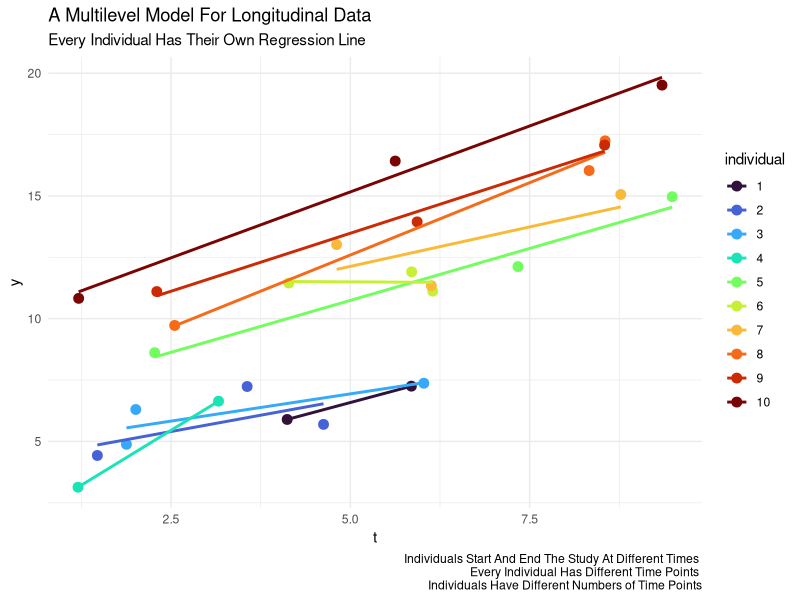
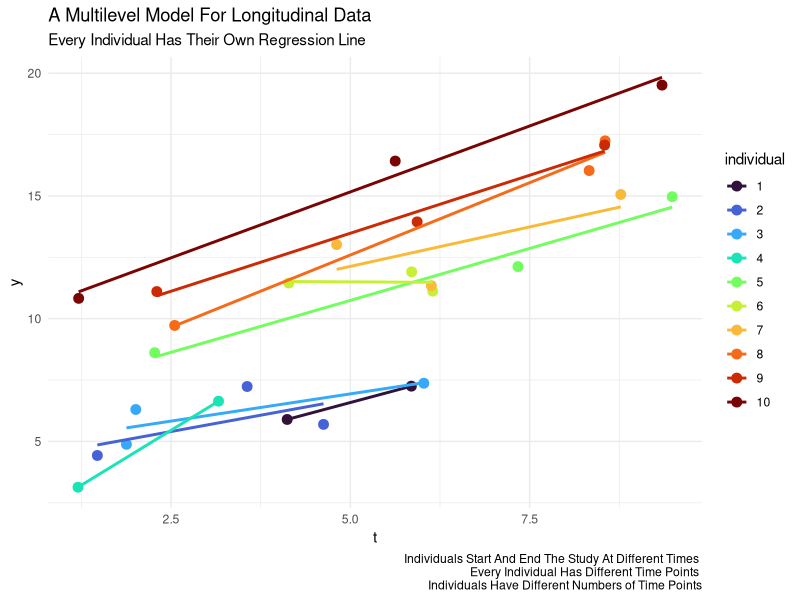

Recreate these plots in R, in order.
## ---- chunk 1
#| echo: false

set.seed(3846)

N <- 10 # individuals

N_t <- 3 # time points

id <- rep(seq(1, N), each = N_t)

t <- runif(N * N_t, min = 1, max = 10)

u0 <- id

e <- rnorm(N * N_t, 0, 1)

y <- t + u0 + e

mydata <- data.frame(id, t, y)

mydata$y[1] <- NA # wave missing

mydata$y[11] <- NA # wave missing

## ---- chunk 2
#| echo: false
#| warning: false
#| message: false
#| label: fig-MLM
#| fig-cap: "A Multilevel Model For Longitudinal Data"

library(ggplot2)

mycaption <- paste("Individuals Start And End The Study At Different Times", 
                   "\n",
                   "Every Individual Has Different Time Points",
                                      "\n",
                   "Individuals Have Different Numbers of Time Points")

ggplot(mydata,
       aes(x = t,
           y = y, 
           color = factor(id))) +
  geom_point(size = 3) +
  geom_smooth(method="lm",
              se = FALSE) +
  theme_minimal() +
  scale_color_viridis_d(name = "individual",
                        option = "turbo") +
  labs(title = "A Multilevel Model For Longitudinal Data",
       subtitle = "Every Individual Has Their Own Regression Line", 
       caption = mycaption)

ggsave("multilevel.png")

